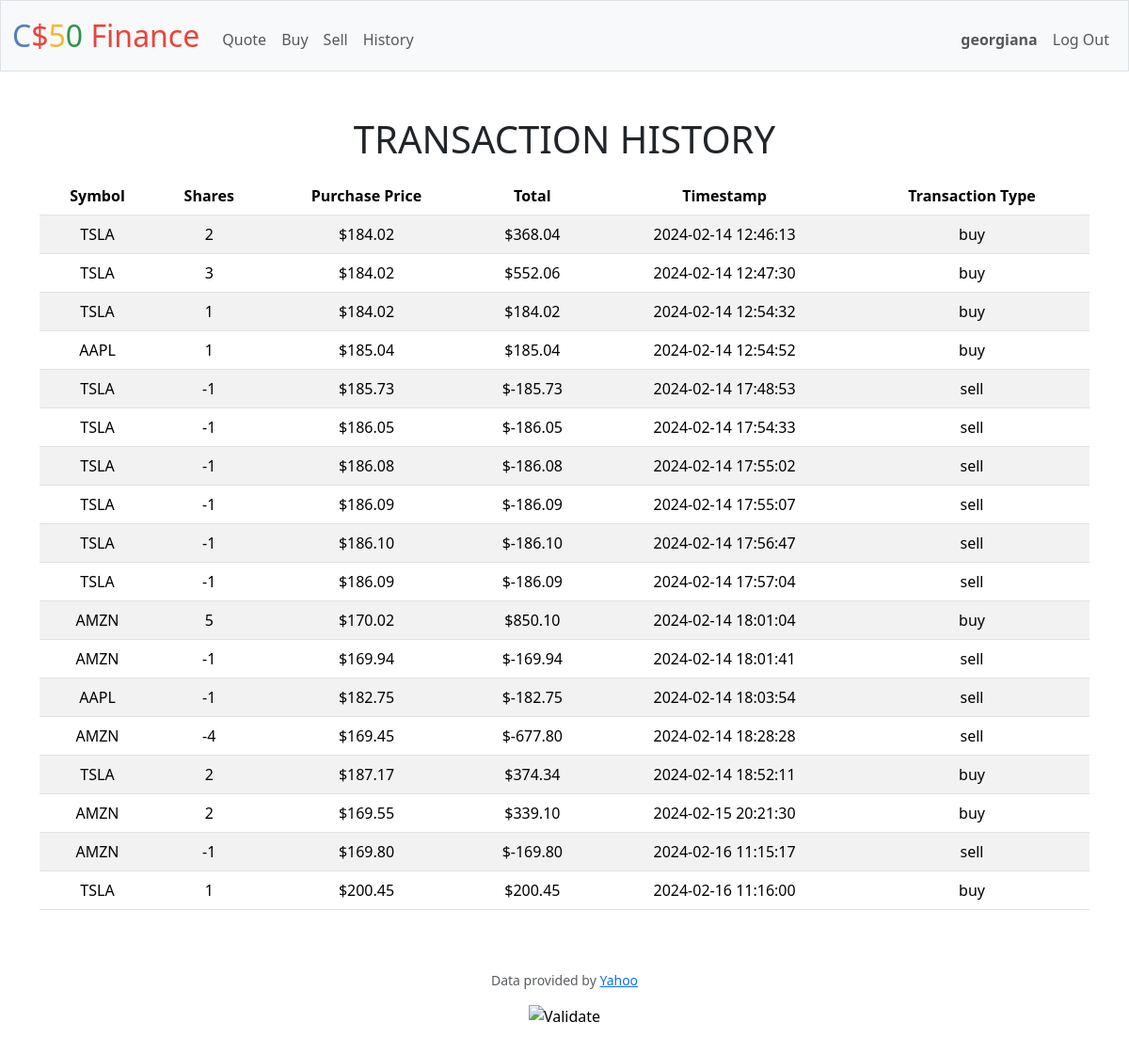
Screenshot of /history (signed in) with the database file from the repository.
### tables this page shows
CREATE TABLE portfolio (
id INTEGER PRIMARY KEY AUTOINCREMENT,
user_id INTEGER NOT NULL,
symbol TEXT NOT NULL, 
shares INTEGER NOT NULL,
price NUMERIC NOT NULL, 
total NUMERIC NOT NULL,
timestamp DATETIME DEFAULT CURRENT_TIMESTAMP, transaction_type TEXT NOT NULL,
FOREIGN KEY (user_id) REFERENCES users(id)
);

### app.py (the view)
@app.route("/history")
@login_required
def history():
    if request.method == "GET":
        rows = db.execute("SELECT * FROM portfolio WHERE user_id=?", session["user_id"])
        return render_template("history.html", rows=rows, username=USERNAME)

### app.py (called while the page is built)
@app.after_request
def after_request(response):
    response.headers["Cache-Control"] = "no-cache, no-store, must-revalidate"
    response.headers["Expires"] = 0
    response.headers["Pragma"] = "no-cache"
    return response

### helpers.py (called while the page is built)
def login_required(f):
    @wraps(f)
    def decorated_function(*args, **kwargs):
        if session.get("user_id") is None:
            return redirect("/login")
        return f(*args, **kwargs)
    return decorated_function

def usd(value):
    return f"${value:,.2f}"

### templates/history.html (shortened to what this page needs)
{% extends "layout.html" %}
{% block main %}
    <body>
        <div class="mb-3">
            <h1>TRANSACTION HISTORY</h1>
        </div>
    </body>
    <table class="table table-striped">
        <thead>
            <tr>
                <th scope="col">Symbol</th>
                <th scope="col">Shares</th>
                <th scope="col">Purchase Price</th>
                <th scope="col">Total</th>
                <th scope="col">Timestamp</th>
                <th scope="col">Transaction Type</th>
            </tr>
        </thead>
        <tbody>
            {% for row in rows %}
                <tr>
                    <td>{{row["symbol"]}}</td>
                    <td>{{row["shares"]}}</td>
                    <td>{{row["price"] | usd}}</td>
                    <td>{{row["total"] | usd}}</td>
                    <td>{{row["timestamp"]}}</td>
                    <td>{{row["transaction_type"]}}</td>
                </tr>
            {% endfor %}
        </tbody>
    </table>
{% endblock %}

### templates/layout.html (shortened to what this page needs)
<!DOCTYPE html>
<html lang="en">
    <head>
        <link href="https://cdn.jsdelivr.net/npm/bootstrap@5.3.2/dist/css/bootstrap.min.css" rel="stylesheet">
        <link href="/static/styles.css" rel="stylesheet">
    </head>
    <body>
        <nav class="bg-light border navbar navbar-expand-md navbar-light">
            <div class="container-fluid">
                <a class="navbar-brand" href="/"><span class="blue">C</span><span class="red">$</span><span class="yellow">5</span><span class="green">0</span> <span class="red">Finance</span></a>
                <div class="collapse navbar-collapse" id="navbar">
                    {% if session["user_id"] %}
                        <ul class="navbar-nav me-auto mt-2">
                            <li class="nav-item"><a class="nav-link" href="/quote">Quote</a></li>
                            <li class="nav-item"><a class="nav-link" href="/buy">Buy</a></li>
                            <li class="nav-item"><a class="nav-link" href="/sell">Sell</a></li>
                            <li class="nav-item"><a class="nav-link" href="/history">History</a></li>
                        </ul>
                        <ul class="navbar-nav ms-auto mt-2">
                            {% if username %}
                            <li class="nav-item"><span class="nav-link"><b>{{username}}</b></span></li>
                            {% endif %}
                            <li class="nav-item"><a class="nav-link" href="/logout">Log Out</a></li>
                        </ul>
                    {% else %}
                        <ul class="navbar-nav ms-auto mt-2">
                            <li class="nav-item"><a class="nav-link" href="/register">Register</a></li>
                            <li class="nav-item"><a class="nav-link" href="/login">Log In</a></li>
                        </ul>
                    {% endif %}
                </div>
            </div>
        </nav>
        <main class="container py-5 text-center">
            {% block main %}{% endblock %}
        </main>
        <footer class="mb-5">
            <p class="mb-3 small text-center text-muted">
                Data provided by <a href="https://finance.yahoo.com/">Yahoo</a>
            </p>
            <form action="https://validator.w3.org/check" class="text-center" enctype="multipart/form-data" method="post" target="_blank">
                <input alt="Validate" src="/static/I_heart_validator.png" type="image">
            </form>
        </footer>
    </body>
</html>

### static/styles.css (style rules this page uses)
nav .navbar-brand { font-size: xx-large; }
nav .navbar-brand .blue { color: #537fbe; }
nav .navbar-brand .red { color: #ea433b; }
nav .navbar-brand .yellow { color: #f5b82e; }
nav .navbar-brand .green { color: #2e944b; }

### rows the page displays
portfolio: symbol "TSLA", shares "2", price "$184.02", total "$368.04", timestamp "2024-02-14 12:46:13", transaction_type "buy"
portfolio: symbol "TSLA", shares "3", price "$184.02", total "$552.06", timestamp "2024-02-14 12:47:30", transaction_type "buy"
portfolio: symbol "TSLA", shares "1", price "$184.02", total "$184.02", timestamp "2024-02-14 12:54:32", transaction_type "buy"
portfolio: symbol "AAPL", shares "1", price "$185.04", total "$185.04", timestamp "2024-02-14 12:54:52", transaction_type "buy"
portfolio: symbol "TSLA", shares "-1", price "$185.73", total "$-185.73", timestamp "2024-02-14 17:48:53", transaction_type "sell"
portfolio: symbol "TSLA", shares "-1", price "$186.05", total "$-186.05", timestamp "2024-02-14 17:54:33", transaction_type "sell"
portfolio: symbol "TSLA", shares "-1", price "$186.08", total "$-186.08", timestamp "2024-02-14 17:55:02", transaction_type "sell"
portfolio: symbol "TSLA", shares "-1", price "$186.09", total "$-186.09", timestamp "2024-02-14 17:55:07", transaction_type "sell"
portfolio: symbol "TSLA", shares "-1", price "$186.10", total "$-186.10", timestamp "2024-02-14 17:56:47", transaction_type "sell"
portfolio: symbol "TSLA", shares "-1", price "$186.09", total "$-186.09", timestamp "2024-02-14 17:57:04", transaction_type "sell"
portfolio: symbol "AMZN", shares "5", price "$170.02", total "$850.10", timestamp "2024-02-14 18:01:04", transaction_type "buy"
portfolio: symbol "AMZN", shares "-1", price "$169.94", total "$-169.94", timestamp "2024-02-14 18:01:41", transaction_type "sell"
portfolio: symbol "AAPL", shares "-1", price "$182.75", total "$-182.75", timestamp "2024-02-14 18:03:54", transaction_type "sell"
portfolio: symbol "AMZN", shares "-4", price "$169.45", total "$-677.80", timestamp "2024-02-14 18:28:28", transaction_type "sell"
portfolio: symbol "TSLA", shares "2", price "$187.17", total "$374.34", timestamp "2024-02-14 18:52:11", transaction_type "buy"
portfolio: symbol "AMZN", shares "2", price "$169.55", total "$339.10", timestamp "2024-02-15 20:21:30", transaction_type "buy"
portfolio: symbol "AMZN", shares "-1", price "$169.80", total "$-169.80", timestamp "2024-02-16 11:15:17", transaction_type "sell"
portfolio: symbol "TSLA", shares "1", price "$200.45", total "$200.45", timestamp "2024-02-16 11:16:00", transaction_type "buy"

### other values shown
{{ username }} "georgiana"
